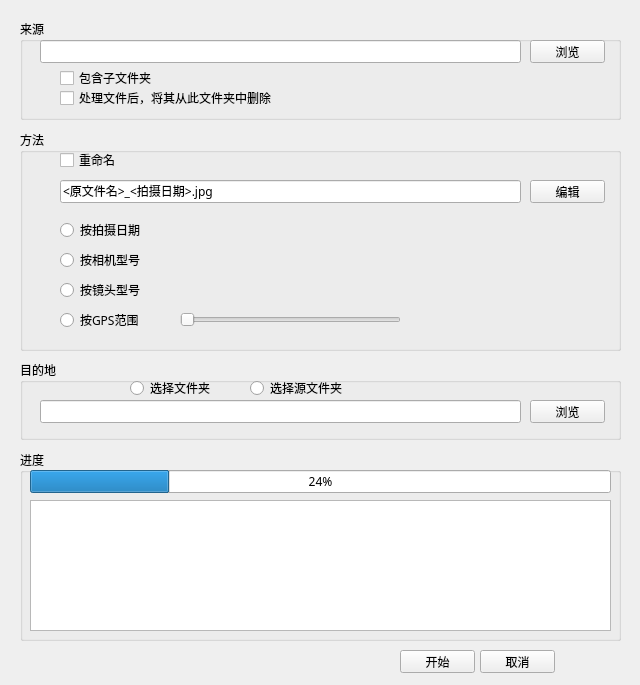
<?xml version="1.0" encoding="UTF-8"?>
<ui version="4.0">
 <class>MainWindow</class>
 <widget class="QMainWindow" name="MainWindow">
  <property name="geometry">
   <rect>
    <x>0</x>
    <y>0</y>
    <width>640</width>
    <height>685</height>
   </rect>
  </property>
  <property name="font">
   <font>
    <family>微软雅黑</family>
    <pointsize>9</pointsize>
    <weight>50</weight>
    <bold>false</bold>
   </font>
  </property>
  <property name="windowTitle">
   <string>MainWindow</string>
  </property>
  <widget class="QWidget" name="centralwidget">
   <widget class="QLineEdit" name="lineEdit_src">
    <property name="geometry">
     <rect>
      <x>40</x>
      <y>40</y>
      <width>481</width>
      <height>23</height>
     </rect>
    </property>
   </widget>
   <widget class="QPushButton" name="pushButton_src">
    <property name="geometry">
     <rect>
      <x>530</x>
      <y>40</y>
      <width>75</width>
      <height>23</height>
     </rect>
    </property>
    <property name="text">
     <string>浏览</string>
    </property>
   </widget>
   <widget class="QCheckBox" name="checkBox_Subdirectory">
    <property name="geometry">
     <rect>
      <x>60</x>
      <y>70</y>
      <width>101</width>
      <height>16</height>
     </rect>
    </property>
    <property name="text">
     <string>包含子文件夹</string>
    </property>
   </widget>
   <widget class="QCheckBox" name="checkBox_del">
    <property name="geometry">
     <rect>
      <x>60</x>
      <y>90</y>
      <width>231</width>
      <height>16</height>
     </rect>
    </property>
    <property name="text">
     <string>处理文件后，将其从此文件夹中删除</string>
    </property>
   </widget>
   <widget class="QGroupBox" name="groupBox_src">
    <property name="geometry">
     <rect>
      <x>20</x>
      <y>19</y>
      <width>601</width>
      <height>101</height>
     </rect>
    </property>
    <property name="title">
     <string>来源</string>
    </property>
   </widget>
   <widget class="QLineEdit" name="lineEdit_rename">
    <property name="geometry">
     <rect>
      <x>60</x>
      <y>180</y>
      <width>461</width>
      <height>23</height>
     </rect>
    </property>
    <property name="text">
     <string>&lt;原文件名&gt;_&lt;拍摄日期&gt;.jpg</string>
    </property>
   </widget>
   <widget class="QPushButton" name="pushButton_rename">
    <property name="geometry">
     <rect>
      <x>530</x>
      <y>180</y>
      <width>75</width>
      <height>23</height>
     </rect>
    </property>
    <property name="text">
     <string>编辑</string>
    </property>
   </widget>
   <widget class="QCheckBox" name="checkBox_rename">
    <property name="geometry">
     <rect>
      <x>60</x>
      <y>150</y>
      <width>61</width>
      <height>20</height>
     </rect>
    </property>
    <property name="text">
     <string>重命名</string>
    </property>
    <property name="iconSize">
     <size>
      <width>16</width>
      <height>16</height>
     </size>
    </property>
   </widget>
   <widget class="QRadioButton" name="radioButton_date">
    <property name="geometry">
     <rect>
      <x>60</x>
      <y>220</y>
      <width>91</width>
      <height>20</height>
     </rect>
    </property>
    <property name="text">
     <string>按拍摄日期</string>
    </property>
   </widget>
   <widget class="QRadioButton" name="radioButton_cameraType">
    <property name="geometry">
     <rect>
      <x>60</x>
      <y>250</y>
      <width>91</width>
      <height>20</height>
     </rect>
    </property>
    <property name="text">
     <string>按相机型号</string>
    </property>
   </widget>
   <widget class="QRadioButton" name="radioButton_lensType">
    <property name="geometry">
     <rect>
      <x>60</x>
      <y>280</y>
      <width>91</width>
      <height>20</height>
     </rect>
    </property>
    <property name="text">
     <string>按镜头型号</string>
    </property>
   </widget>
   <widget class="QRadioButton" name="radioButton_focalLength">
    <property name="geometry">
     <rect>
      <x>60</x>
      <y>310</y>
      <width>91</width>
      <height>20</height>
     </rect>
    </property>
    <property name="text">
     <string>按GPS范围</string>
    </property>
   </widget>
   <widget class="QSlider" name="horizontalSlider">
    <property name="geometry">
     <rect>
      <x>180</x>
      <y>310</y>
      <width>221</width>
      <height>19</height>
     </rect>
    </property>
    <property name="orientation">
     <enum>Qt::Horizontal</enum>
    </property>
   </widget>
   <widget class="QGroupBox" name="groupBox_method">
    <property name="geometry">
     <rect>
      <x>20</x>
      <y>130</y>
      <width>601</width>
      <height>221</height>
     </rect>
    </property>
    <property name="title">
     <string>方法</string>
    </property>
    <widget class="QLabel" name="label_gpsm">
     <property name="geometry">
      <rect>
       <x>413</x>
       <y>180</y>
       <width>141</width>
       <height>20</height>
      </rect>
     </property>
     <property name="text">
      <string/>
     </property>
    </widget>
   </widget>
   <widget class="QGroupBox" name="groupBox_dst">
    <property name="geometry">
     <rect>
      <x>20</x>
      <y>360</y>
      <width>601</width>
      <height>80</height>
     </rect>
    </property>
    <property name="title">
     <string>目的地</string>
    </property>
    <widget class="QLineEdit" name="lineEdit_dst">
     <property name="geometry">
      <rect>
       <x>20</x>
       <y>40</y>
       <width>481</width>
       <height>23</height>
      </rect>
     </property>
    </widget>
    <widget class="QPushButton" name="pushButton_dst">
     <property name="geometry">
      <rect>
       <x>510</x>
       <y>40</y>
       <width>75</width>
       <height>23</height>
      </rect>
     </property>
     <property name="text">
      <string>浏览</string>
     </property>
    </widget>
    <widget class="QRadioButton" name="radioButton_select">
     <property name="geometry">
      <rect>
       <x>110</x>
       <y>20</y>
       <width>91</width>
       <height>16</height>
      </rect>
     </property>
     <property name="text">
      <string>选择文件夹</string>
     </property>
    </widget>
    <widget class="QRadioButton" name="radioButton_src">
     <property name="geometry">
      <rect>
       <x>230</x>
       <y>20</y>
       <width>101</width>
       <height>16</height>
      </rect>
     </property>
     <property name="text">
      <string>选择源文件夹</string>
     </property>
    </widget>
   </widget>
   <widget class="QPushButton" name="pushButton_start">
    <property name="geometry">
     <rect>
      <x>400</x>
      <y>650</y>
      <width>75</width>
      <height>23</height>
     </rect>
    </property>
    <property name="text">
     <string>开始</string>
    </property>
   </widget>
   <widget class="QPushButton" name="pushButton_stop">
    <property name="geometry">
     <rect>
      <x>480</x>
      <y>650</y>
      <width>75</width>
      <height>23</height>
     </rect>
    </property>
    <property name="text">
     <string>取消</string>
    </property>
   </widget>
   <widget class="QProgressBar" name="progressBar">
    <property name="geometry">
     <rect>
      <x>30</x>
      <y>470</y>
      <width>581</width>
      <height>23</height>
     </rect>
    </property>
    <property name="value">
     <number>24</number>
    </property>
    <property name="alignment">
     <set>Qt::AlignCenter</set>
    </property>
   </widget>
   <widget class="QGroupBox" name="groupBox_schedule">
    <property name="geometry">
     <rect>
      <x>20</x>
      <y>450</y>
      <width>601</width>
      <height>191</height>
     </rect>
    </property>
    <property name="title">
     <string>进度</string>
    </property>
    <widget class="QTextEdit" name="textEdit">
     <property name="geometry">
      <rect>
       <x>10</x>
       <y>50</y>
       <width>581</width>
       <height>131</height>
      </rect>
     </property>
    </widget>
   </widget>
   <zorder>groupBox_schedule</zorder>
   <zorder>groupBox_method</zorder>
   <zorder>groupBox_src</zorder>
   <zorder>lineEdit_src</zorder>
   <zorder>pushButton_src</zorder>
   <zorder>checkBox_Subdirectory</zorder>
   <zorder>checkBox_del</zorder>
   <zorder>lineEdit_rename</zorder>
   <zorder>pushButton_rename</zorder>
   <zorder>checkBox_rename</zorder>
   <zorder>radioButton_date</zorder>
   <zorder>radioButton_cameraType</zorder>
   <zorder>radioButton_lensType</zorder>
   <zorder>radioButton_focalLength</zorder>
   <zorder>horizontalSlider</zorder>
   <zorder>groupBox_dst</zorder>
   <zorder>pushButton_start</zorder>
   <zorder>pushButton_stop</zorder>
   <zorder>progressBar</zorder>
  </widget>
 </widget>
 <resources/>
 <connections/>
</ui>
